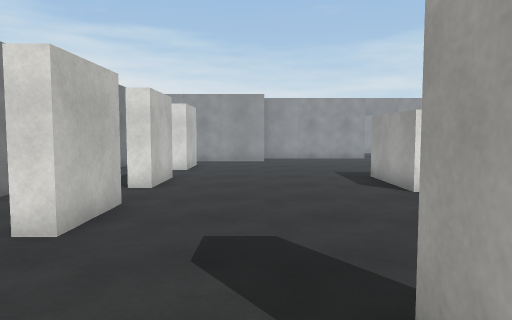
View 1 (above)

24 first-person views from a walk through a scene from a Unity 3-D project. The camera is 1.4 m above the floor, tilts 4° down and sees 70° across. The floor is counted in squares, 1 m on a side. Each view is taken from the middle of a square. On the plan, view 1 faces up. The plan holds only what a view shows up to about 16 squares ahead; the rest is blank. The place goes on beyond the plan. The player character is not drawn. Door leaves are left out, so doorways stand open. Surface patterns are stand-ins for the level's own textures.

View 2
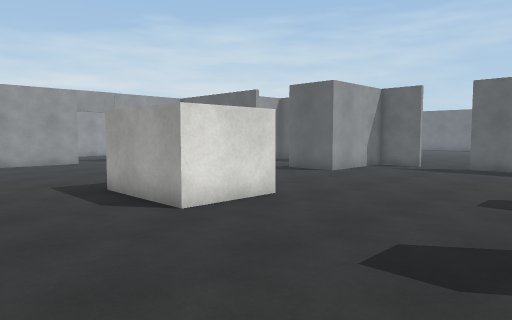

View 3
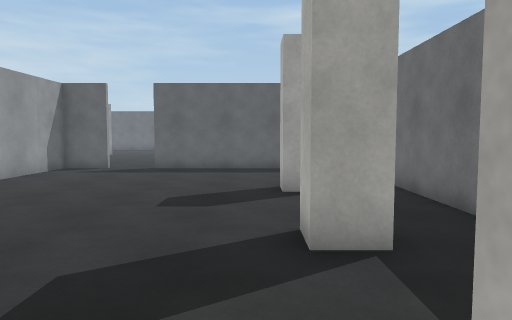

View 4
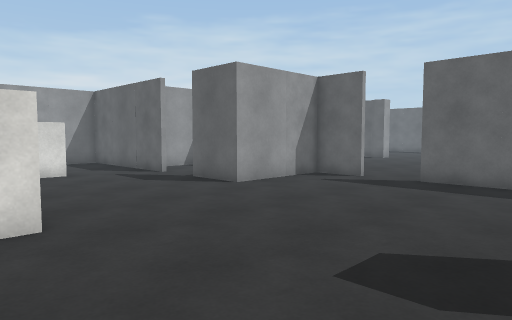

View 5
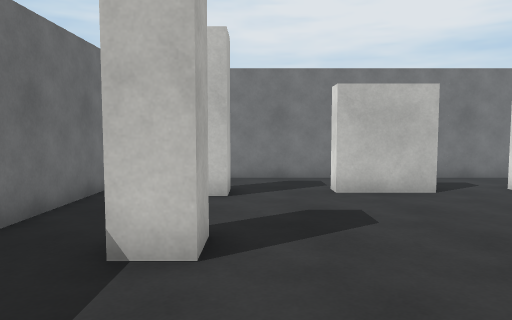

View 6
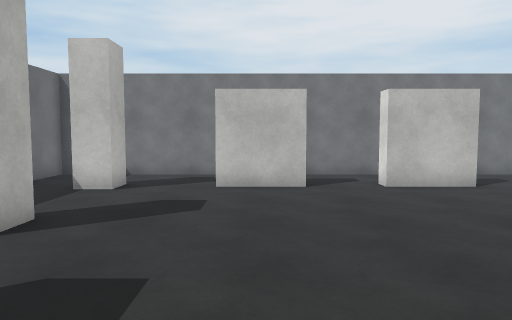

View 7
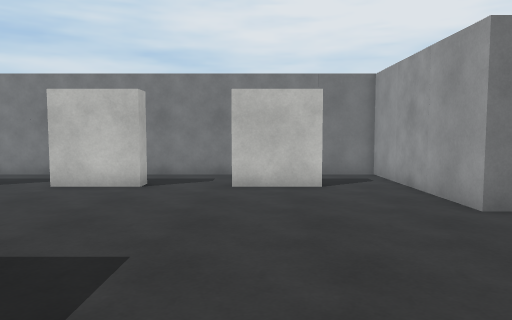

View 8
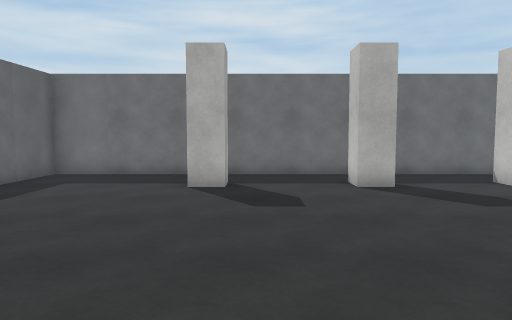

View 9
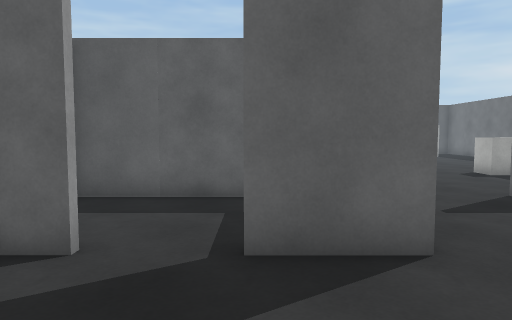

View 10
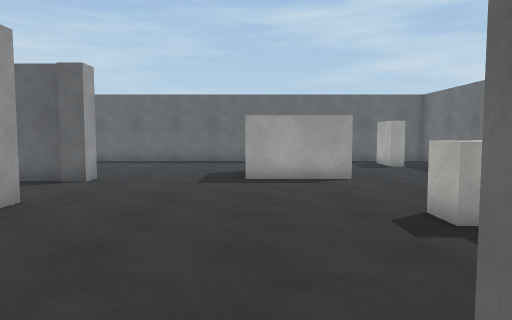

View 11
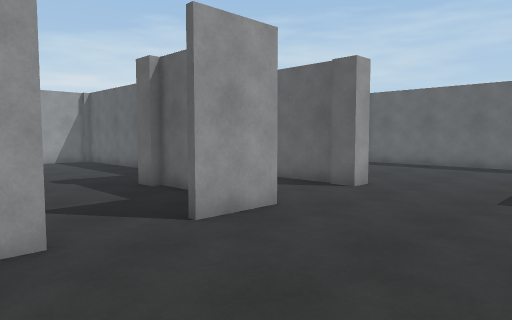

View 12
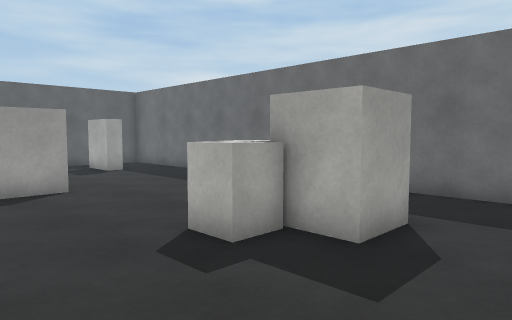

View 13
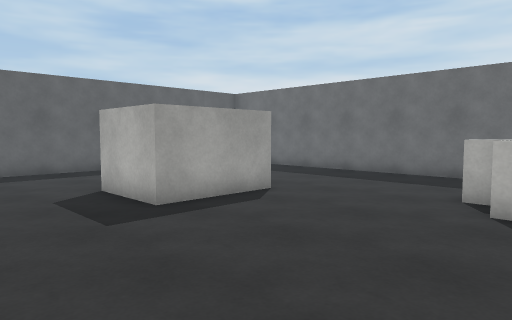

View 14
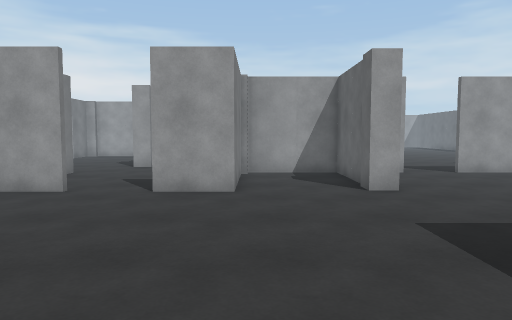

View 15
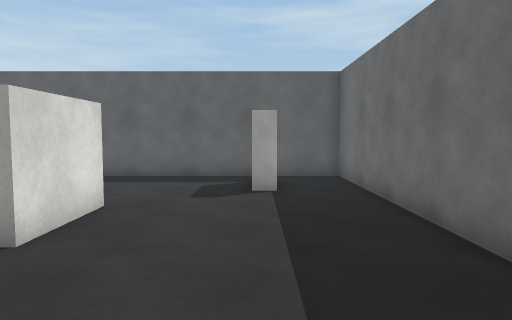

View 16
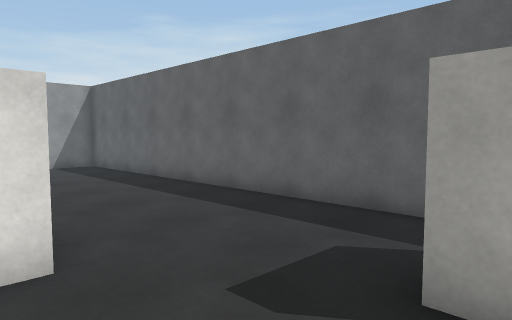

View 17
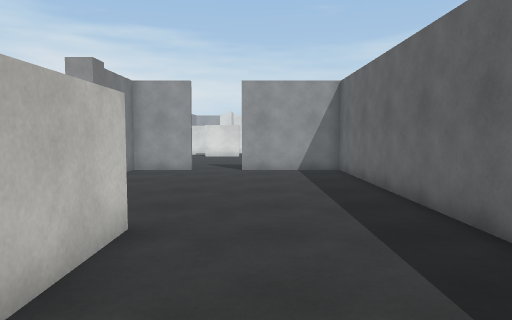

View 18
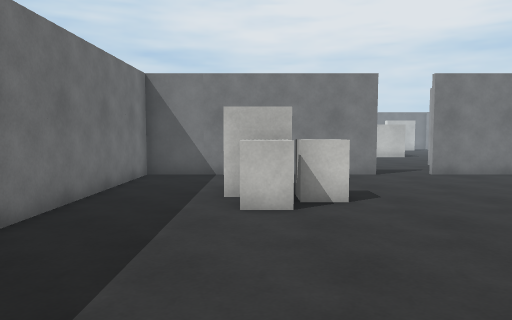

View 19
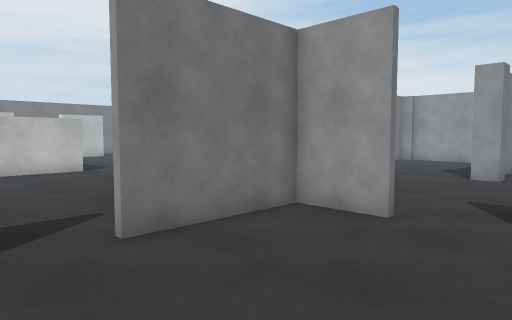

View 20
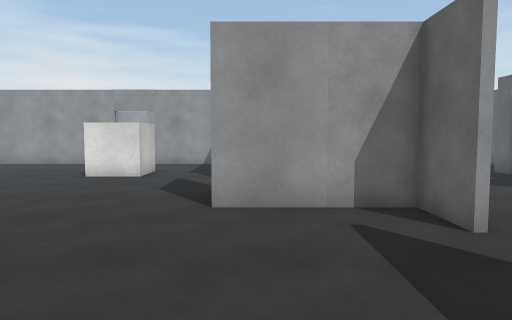

View 21
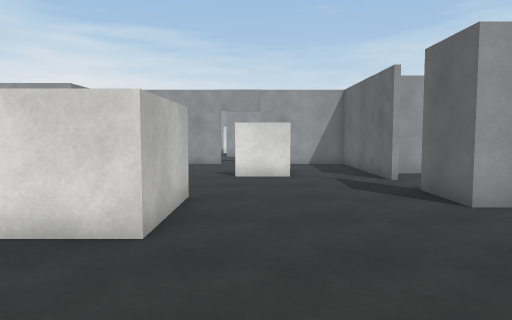

View 22
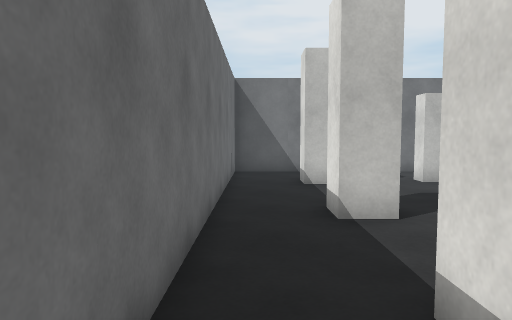

View 23
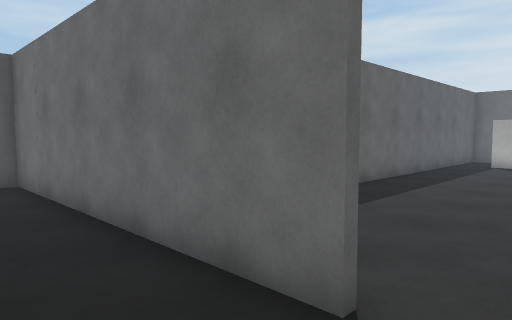

View 24
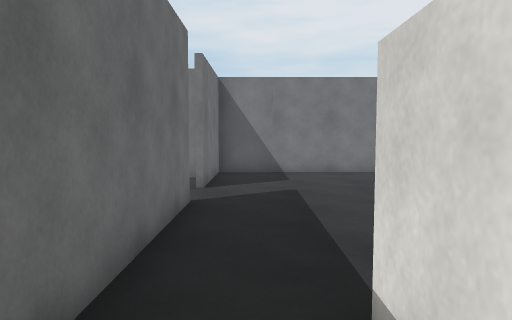

### Floor plan
Key: @ floor where view 1 was taken; # wall or solid block; . floor; D open door; B block; P pillar.
Columns run from 6 left of view 1 to 38 right of it. Each row starts with its distance up from view 1.
 20       #  ..... ...#   ..P.....#...........##
 19 #######....... ...#   ........#..............
 18 #............. ...#   ......P.#....DD........
 17 #............. #..#####.....PP#####DD########
 16 #  #..........##..#...#.....#...#.......#
 15 #. #..............D...#.....#...#.......#
 14 #.................D...#.....#...#.......#
 13 #.................#...###DD##...P.......#
 12 #.........###.....#   #.................#
 11 #..#......###.....#####.................#
 10 #..#......###.........#.................#
  9 #.........###.........D.................#
  8 #.....................D..........###....#
  7 #..#..................#..........###....#
  6 #..#..................#..........###....#
  5 #..#..................# ...B.....###....#
  4 #.....................# ..BBB...........#
  3 #.....................# .B BB...........#
  2 #..#...##...#...#.....#...BB.........BBB#
  1 #......##.............#.................#
  0 #.....@...............#.................#
 -1 #########################################

Positions as (right, up) in squares from view 1, and headings:
1: (0, 0), facing up
2: (0, 3), facing up-right
3: (1, 3), facing right
4: (5, 3), facing up-right
5: (6, 3), facing left
6: (7, 6), facing left
7: (7, 15), facing left
8: (9, 12), facing down
9: (8, 13), facing right
10: (15, 8), facing right
11: (17, 8), facing up-right
12: (17, 8), facing down-right
13: (20, 12), facing down-right
14: (23, 4), facing up
15: (22, 2), facing right
16: (28, 1), facing up-right
17: (31, 3), facing up
18: (29, 3), facing left
19: (21, 7), facing up-left
20: (13, 4), facing up
21: (8, 4), facing up
22: (8, 0), facing left
23: (29, 20), facing down-right
24: (38, 19), facing left
